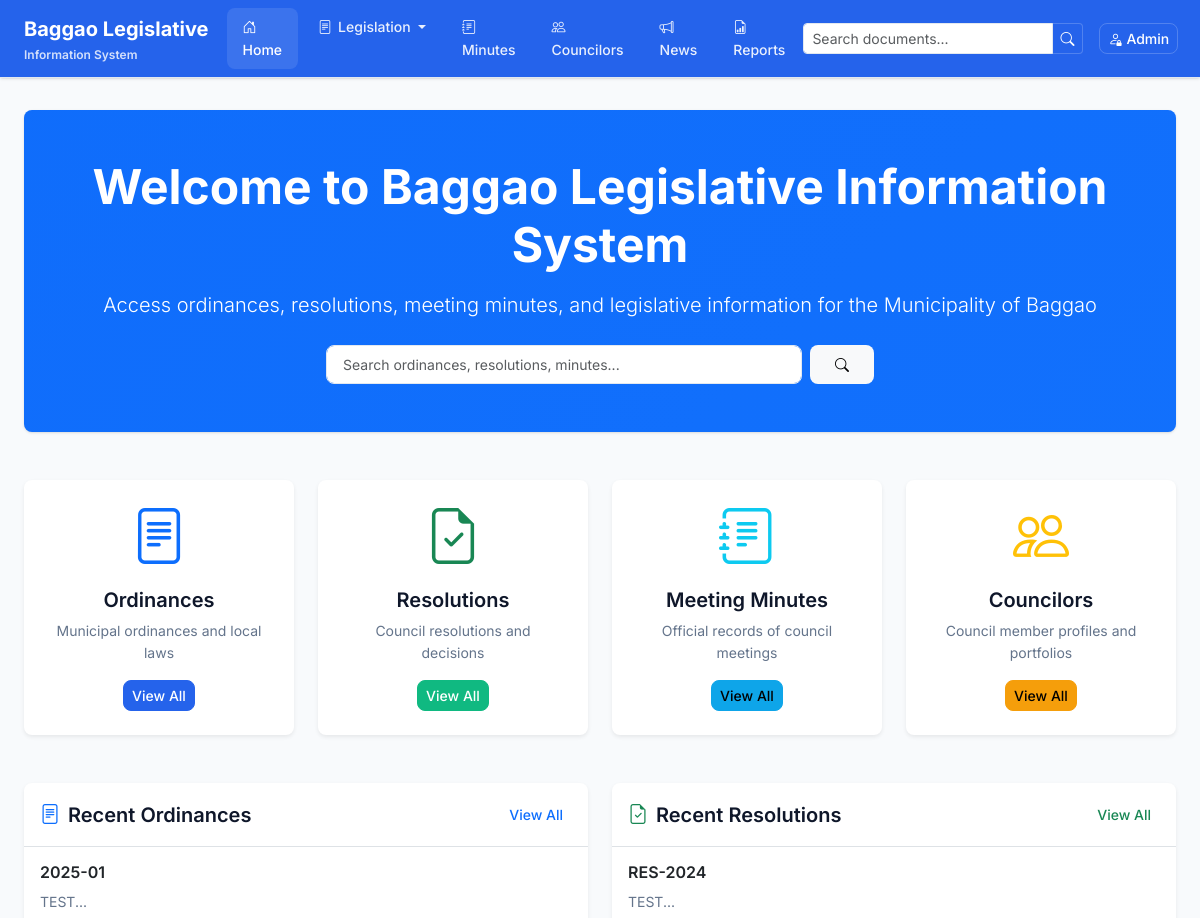
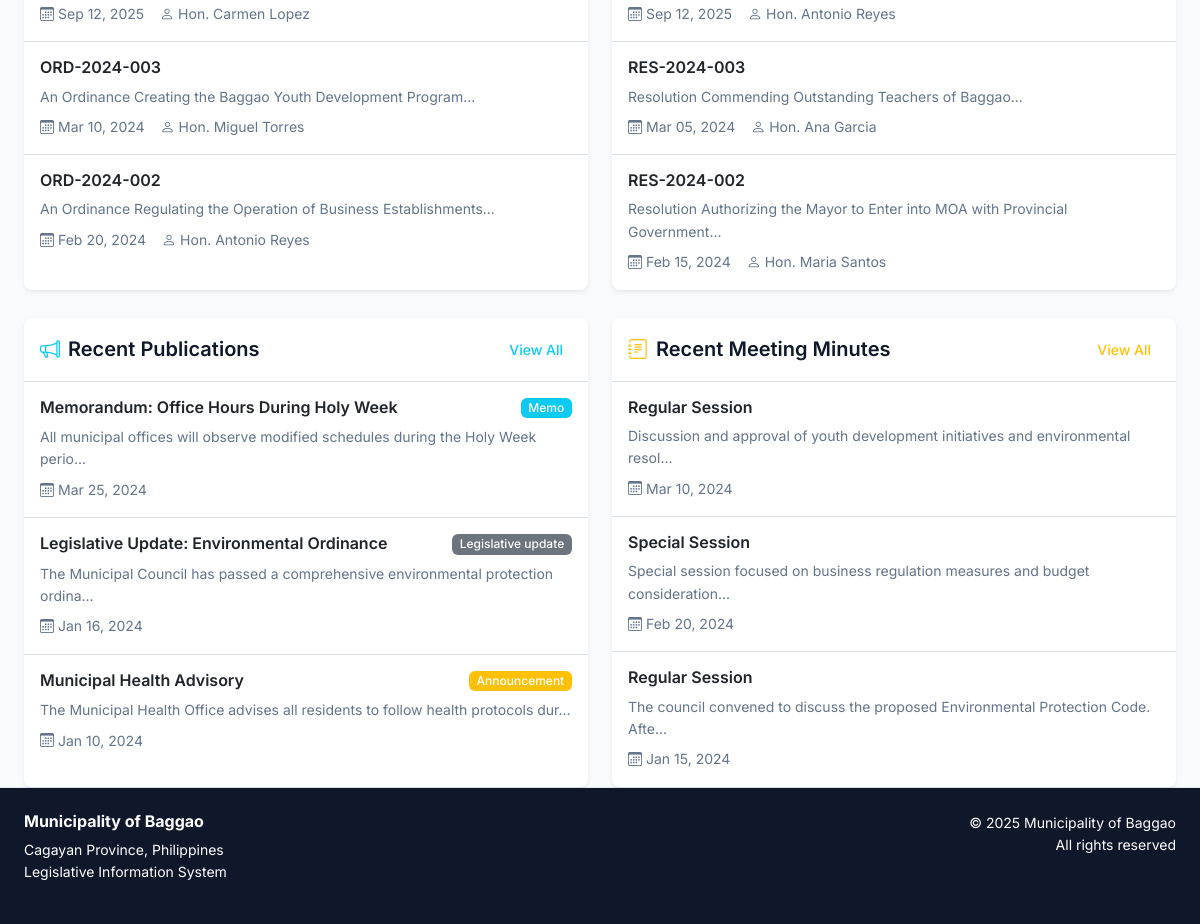
The page / on the database its author committed (2 pictures, top to bottom).
### tables this page shows
CREATE TABLE `ordinances` (
  `id` int(11) NOT NULL,
  `ordinance_number` varchar(50) NOT NULL,
  `title` text NOT NULL,
  `author_id` int(11) NOT NULL,
  `date_passed` date NOT NULL,
  `status` enum('passed','pending','rejected') DEFAULT 'pending',
  `file_path` varchar(255) DEFAULT NULL,
  `summary` text DEFAULT NULL,
  `keywords` varchar(255) DEFAULT NULL,
  `created_at` timestamp NOT NULL DEFAULT current_timestamp(),
  `updated_at` timestamp NOT NULL DEFAULT current_timestamp() ON UPDATE current_timestamp()
);

CREATE TABLE `councilors` (
  `id` int(11) NOT NULL,
  `name` varchar(100) NOT NULL,
  `photo` varchar(255) DEFAULT NULL,
  `position` varchar(50) NOT NULL,
  `term_start` year(4) NOT NULL,
  `term_end` year(4) NOT NULL,
  `committees` text DEFAULT NULL,
  `contact_info` text DEFAULT NULL,
  `status` enum('active','inactive') DEFAULT 'active',
  `created_at` timestamp NOT NULL DEFAULT current_timestamp(),
  `updated_at` timestamp NOT NULL DEFAULT current_timestamp() ON UPDATE current_timestamp()
);

CREATE TABLE `resolutions` (
  `id` int(11) NOT NULL,
  `resolution_number` varchar(50) NOT NULL,
  `subject` text NOT NULL,
  `author_id` int(11) NOT NULL,
  `date_approved` date NOT NULL,
  `status` enum('approved','pending','rejected') DEFAULT 'pending',
  `file_path` varchar(255) DEFAULT NULL,
  `summary` text DEFAULT NULL,
  `keywords` varchar(255) DEFAULT NULL,
  `created_at` timestamp NOT NULL DEFAULT current_timestamp(),
  `updated_at` timestamp NOT NULL DEFAULT current_timestamp() ON UPDATE current_timestamp()
);

CREATE TABLE `publications` (
  `id` int(11) NOT NULL,
  `title` varchar(255) NOT NULL,
  `content` text NOT NULL,
  `category` enum('memo','announcement','legislative_update','notice') NOT NULL,
  `date_posted` date NOT NULL,
  `file_path` varchar(255) DEFAULT NULL,
  `status` enum('published','draft') DEFAULT 'published',
  `created_by` int(11) NOT NULL,
  `created_at` timestamp NOT NULL DEFAULT current_timestamp(),
  `updated_at` timestamp NOT NULL DEFAULT current_timestamp() ON UPDATE current_timestamp()
);

CREATE TABLE `minutes` (
  `id` int(11) NOT NULL,
  `meeting_date` date NOT NULL,
  `session_type` varchar(100) NOT NULL,
  `agenda` text NOT NULL,
  `attendees` text NOT NULL,
  `summary` text NOT NULL,
  `file_path` varchar(255) DEFAULT NULL,
  `status` enum('published','draft') DEFAULT 'draft',
  `created_at` timestamp NOT NULL DEFAULT current_timestamp(),
  `updated_at` timestamp NOT NULL DEFAULT current_timestamp() ON UPDATE current_timestamp()
);

### views/home/index.php (the view, shortened to what the rows shown need)
<div class="row mb-5">
    <div class="col-12">
        <div class="card border-0 bg-primary text-white overflow-hidden">
            <div class="card-body text-center py-5 position-relative">
                <div class="position-relative">
                    <h1 class="display-5 fw-bold mb-3">Welcome to Baggao Legislative Information System</h1>
                </div>
            </div>
        </div>
    </div>
</div>
<div class="row g-4">
    <div class="col-lg-6">
        <div class="card h-100 border-0 shadow-sm">
            <div class="card-body p-0">
                <?php if (!empty($recent_ordinances)): ?>
                    <?php foreach ($recent_ordinances as $index => $ordinance): ?>
                        <div class="p-3 <?= $index < count($recent_ordinances) - 1 ? 'border-bottom' : '' ?>">
                            <h6 class="mb-2 fw-semibold">
                                <a href="<?= BASE_URL ?>ordinances/view/<?= $ordinance['id'] ?>" class="text-decoration-none text-dark">
                                    <?= htmlspecialchars($ordinance['ordinance_number']) ?>
                                </a>
                            </h6>
                            <p class="text-muted small mb-2"><?= htmlspecialchars(substr($ordinance['title'], 0, 80)) ?>...</p>
                            <div class="d-flex align-items-center text-muted small">
                                <i class="bi bi-calendar3 me-1"></i>
                                <span class="me-3"><?= date('M d, Y', strtotime($ordinance['date_passed'])) ?></span>
                                <i class="bi bi-person me-1"></i>
                                <span><?= htmlspecialchars($ordinance['author_name']) ?></span>
                            </div>
                        </div>
                    <?php endforeach; ?>
                <?php endif; ?>
            </div>
        </div>
    </div>
    <div class="col-lg-6">
        <div class="card h-100 border-0 shadow-sm">
            <div class="card-body p-0">
                <?php if (!empty($recent_resolutions)): ?>
                    <?php foreach ($recent_resolutions as $index => $resolution): ?>
                        <div class="p-3 <?= $index < count($recent_resolutions) - 1 ? 'border-bottom' : '' ?>">
                            <h6 class="mb-2 fw-semibold">
                                <a href="<?= BASE_URL ?>resolutions/view/<?= $resolution['id'] ?>" class="text-decoration-none text-dark">
                                    <?= htmlspecialchars($resolution['resolution_number']) ?>
                                </a>
                            </h6>
                            <p class="text-muted small mb-2"><?= htmlspecialchars(substr($resolution['subject'], 0, 80)) ?>...</p>
                            <div class="d-flex align-items-center text-muted small">
                                <i class="bi bi-calendar3 me-1"></i>
                                <span class="me-3"><?= date('M d, Y', strtotime($resolution['date_approved'])) ?></span>
                                <i class="bi bi-person me-1"></i>
                                <span><?= htmlspecialchars($resolution['author_name']) ?></span>
                            </div>
                        </div>
                    <?php endforeach; ?>
                <?php endif; ?>
            </div>
        </div>
    </div>
</div>
<div class="row g-4 mt-1">
    <div class="col-lg-6">
        <div class="card h-100 border-0 shadow-sm">
            <div class="card-body p-0">
                <?php if (!empty($recent_publications)): ?>
                    <?php foreach ($recent_publications as $index => $publication): ?>
                        <div class="p-3 <?= $index < count($recent_publications) - 1 ? 'border-bottom' : '' ?>">
                            <div class="d-flex justify-content-between align-items-start mb-2">
                                <h6 class="mb-0 fw-semibold flex-grow-1">
                                    <a href="<?= BASE_URL ?>publications/view/<?= $publication['id'] ?>" class="text-decoration-none text-dark">
                                        <?= htmlspecialchars($publication['title']) ?>
                                    </a>
                                </h6>
                                <span class="badge bg-<?= $publication['category'] === 'announcement' ? 'warning' : ($publication['category'] === 'memo' ? 'info' : 'secondary') ?> ms-2">
                                    <?= ucfirst(str_replace('_', ' ', $publication['category'])) ?>
                                </span>
                            </div>
                            <p class="text-muted small mb-2"><?= htmlspecialchars(substr($publication['content'], 0, 80)) ?>...</p>
                            <div class="d-flex align-items-center text-muted small">
                                <i class="bi bi-calendar3 me-1"></i>
                                <span><?= date('M d, Y', strtotime($publication['date_posted'])) ?></span>
                            </div>
                        </div>
                    <?php endforeach; ?>
                <?php endif; ?>
            </div>
        </div>
    </div>
    <div class="col-lg-6">
        <div class="card h-100 border-0 shadow-sm">
            <div class="card-body p-0">
                <?php if (!empty($recent_minutes)): ?>
                    <?php foreach ($recent_minutes as $index => $minute): ?>
                        <div class="p-3 <?= $index < count($recent_minutes) - 1 ? 'border-bottom' : '' ?>">
                            <h6 class="mb-2 fw-semibold">
                                <a href="<?= BASE_URL ?>minutes/view/<?= $minute['id'] ?>" class="text-decoration-none text-dark">
                                    <?= htmlspecialchars($minute['session_type']) ?>
                                </a>
                            </h6>
                            <p class="text-muted small mb-2"><?= htmlspecialchars(substr($minute['summary'], 0, 80)) ?>...</p>
                            <div class="d-flex align-items-center text-muted small">
                                <i class="bi bi-calendar3 me-1"></i>
                                <span><?= date('M d, Y', strtotime($minute['meeting_date'])) ?></span>
                            </div>
                        </div>
                    <?php endforeach; ?>
                <?php endif; ?>
            </div>
        </div>
    </div>
</div>

### rows shown on the page
ordinances: ordinance_number "2025-01", title "TEST", date_passed "Sep 12, 2025", author.name "Hon. Carmen Lopez"
ordinances: ordinance_number "ORD-2024-003", title "An Ordinance Creating the Baggao Youth Development Program", date_passed "Mar 10, 2024", author.name "Hon. Miguel Torres"
ordinances: ordinance_number "ORD-2024-002", title "An Ordinance Regulating the Operation of Business Establishments", date_passed "Feb 20, 2024", author.name "Hon. Antonio Reyes"
resolutions: resolution_number "RES-2024", subject "TEST", date_approved "Sep 12, 2025", author.name "Hon. Antonio Reyes"
resolutions: resolution_number "RES-2024-003", subject "Resolution Commending Outstanding Teachers of Baggao", date_approved "Mar 05, 2024", author.name "Hon. Ana Garcia"
resolutions: resolution_number "RES-2024-002", subject "Resolution Authorizing the Mayor to Enter into MOA with Provincial Government", date_approved "Feb 15, 2024", author.name "Hon. Maria Santos"
publications: title "Memorandum: Office Hours During Holy Week", category "Memo", content "All municipal offices will observe modified schedules during the Holy Week perio", date_posted "Mar 25, 2024"
publications: title "Legislative Update: Environmental Ordinance", category "Legislative update", content "The Municipal Council has passed a comprehensive environmental protection ordina", date_posted "Jan 16, 2024"
publications: title "Municipal Health Advisory", category "Announcement", content "The Municipal Health Office advises all residents to follow health protocols dur", date_posted "Jan 10, 2024"
minutes: session_type "Regular Session", summary "Discussion and approval of youth development initiatives and environmental resol", meeting_date "Mar 10, 2024"
minutes: session_type "Special Session", summary "Special session focused on business regulation measures and budget consideration", meeting_date "Feb 20, 2024"
minutes: session_type "Regular Session", summary "The council convened to discuss the proposed Environmental Protection Code. Afte", meeting_date "Jan 15, 2024"
